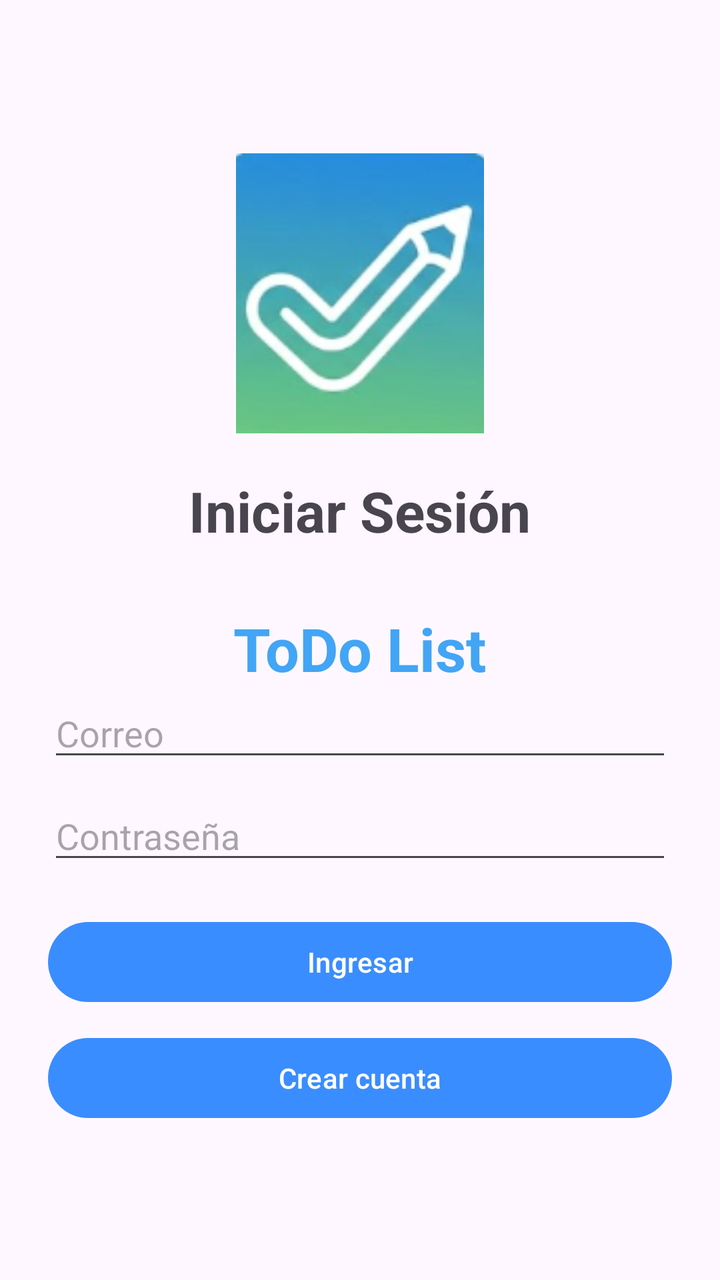
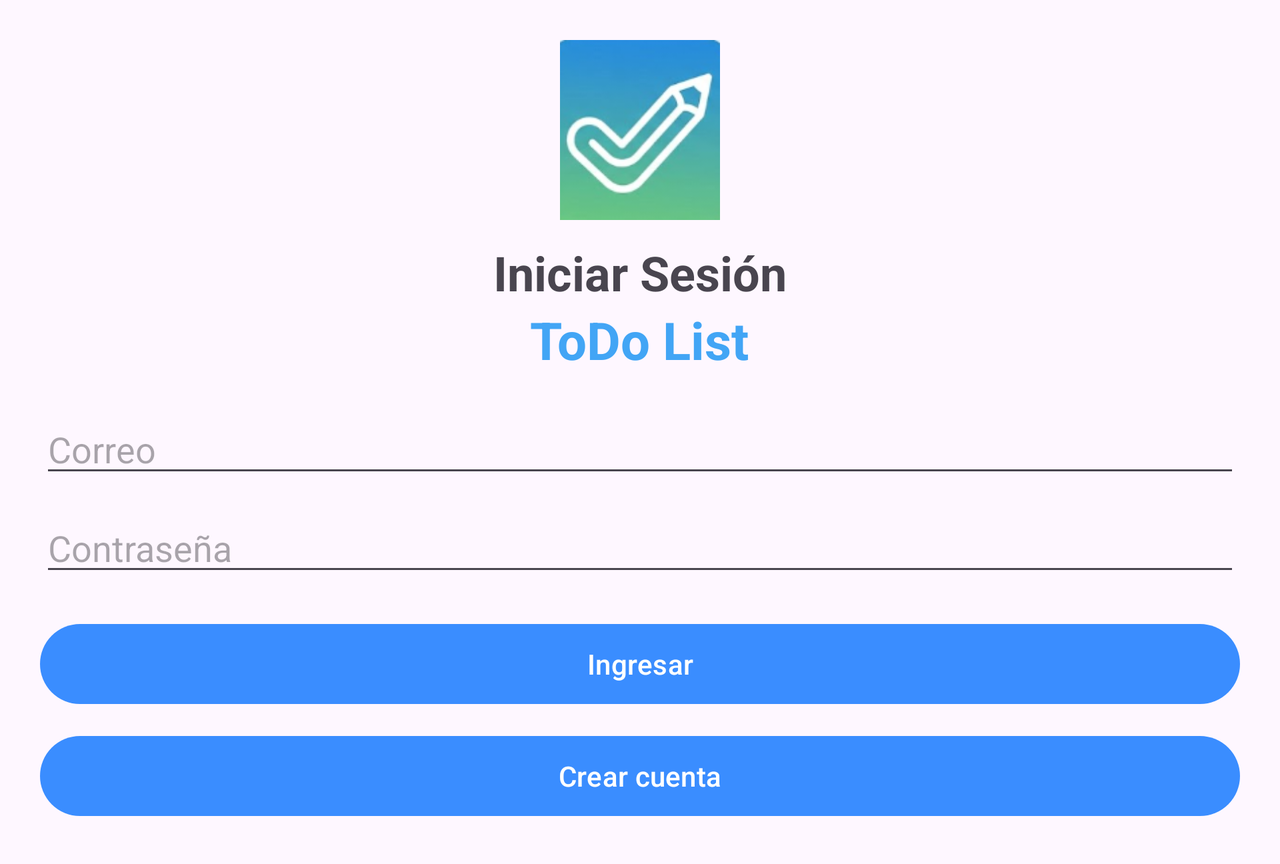

Compare how this app lays out the same screen by default and in its alternative resource folder. The renders come first, then the two layout files and the values they reference.
<!-- AndroidManifest.xml: application theme Theme.ToDoListLeonardo -->
<!-- res/layout/activity_login.xml -->
<?xml version="1.0" encoding="utf-8"?>
<LinearLayout
    xmlns:android="http://schemas.android.com/apk/res/android"
    android:layout_width="match_parent"
    android:layout_height="match_parent"
    android:orientation="vertical"
    android:padding="24dp"
    android:gravity="center">

    <ImageView
        android:id="@+id/imgLogo"
        android:layout_width="140dp"
        android:layout_height="140dp"
        android:src="@drawable/img"
        android:layout_gravity="center"
        android:layout_marginBottom="20dp"
        android:contentDescription="Logo App"/>

    <TextView
        android:layout_width="wrap_content"
        android:layout_height="wrap_content"
        android:text="Iniciar Sesión"
        android:textSize="28sp"
        android:textStyle="bold"
        android:layout_marginBottom="30dp"/>

    <TextView
        android:layout_width="wrap_content"
        android:layout_height="wrap_content"
        android:text="ToDo List"
        android:textSize="30sp"
        android:textStyle="bold"
        android:textColor="#42A5F5"
        android:layout_gravity="center"/>

    <EditText
        android:id="@+id/etCorreo"
        android:layout_width="match_parent"
        android:layout_height="wrap_content"
        android:hint="Correo"
        android:inputType="textEmailAddress"/>

    <EditText
        android:id="@+id/etPassword"
        android:layout_width="match_parent"
        android:layout_height="wrap_content"
        android:hint="Contraseña"
        android:inputType="textPassword"
        android:layout_marginTop="10dp"/>

    <Button
        android:id="@+id/btnLogin"
        android:layout_width="match_parent"
        android:layout_height="wrap_content"
        android:text="Ingresar"
        android:layout_marginTop="20dp"/>

    <Button
        android:id="@+id/btnIrRegistro"
        android:layout_width="match_parent"
        android:layout_height="wrap_content"
        android:text="Crear cuenta"
        android:layout_marginTop="10dp"/>

</LinearLayout>
<!-- resources referenced by this layout -->
<resources>
  <!-- drawable img: png bitmap (drawable, 25207 bytes) -->
  <style name="Theme.ToDoListLeonardo" parent="Theme.Material3.Light.NoActionBar">
  
          <item name="colorPrimary">@color/primaryBlue</item>
          <item name="colorSecondary">@color/primaryGreen</item>
          <item name="android:statusBarColor">@color/primaryBlue</item>
  
      </style>
  <color name="primaryBlue">#3A8DFF</color>
  <color name="primaryGreen">#57D5A3</color>
</resources>
<!-- res/layout-land/activity_login.xml (the repository's variant of the layout above) -->
<!-- drawn on the phone turned sideways -->
<?xml version="1.0" encoding="utf-8"?>
<ScrollView
    xmlns:android="http://schemas.android.com/apk/res/android"

    android:layout_width="match_parent"

    android:layout_height="match_parent">


    <LinearLayout

        android:layout_width="match_parent"

        android:layout_height="wrap_content"

        android:orientation="vertical"

        android:gravity="center"

        android:padding="20dp">


        <ImageView

            android:id="@+id/imgLogo"

            android:layout_width="90dp"

            android:layout_height="90dp"

            android:src="@drawable/img"

            android:contentDescription="Logo App"/>



        <TextView

            android:layout_width="wrap_content"

            android:layout_height="wrap_content"

            android:text="Iniciar Sesión"

            android:textSize="24sp"

            android:textStyle="bold"

            android:layout_marginTop="10dp"/>



        <TextView

            android:layout_width="wrap_content"

            android:layout_height="wrap_content"

            android:text="ToDo List"

            android:textSize="26sp"

            android:textStyle="bold"

            android:textColor="#42A5F5"/>



        <EditText

            android:id="@+id/etCorreo"

            android:layout_width="match_parent"

            android:layout_height="wrap_content"

            android:hint="Correo"

            android:inputType="textEmailAddress"

            android:layout_marginTop="15dp"/>



        <EditText

            android:id="@+id/etPassword"

            android:layout_width="match_parent"

            android:layout_height="wrap_content"

            android:hint="Contraseña"

            android:inputType="textPassword"

            android:layout_marginTop="8dp"/>



        <Button

            android:id="@+id/btnLogin"

            android:layout_width="match_parent"

            android:layout_height="wrap_content"

            android:text="Ingresar"

            android:layout_marginTop="15dp"/>



        <Button

            android:id="@+id/btnIrRegistro"

            android:layout_width="match_parent"

            android:layout_height="wrap_content"

            android:text="Crear cuenta"

            android:layout_marginTop="8dp"/>


    </LinearLayout>


</ScrollView>
